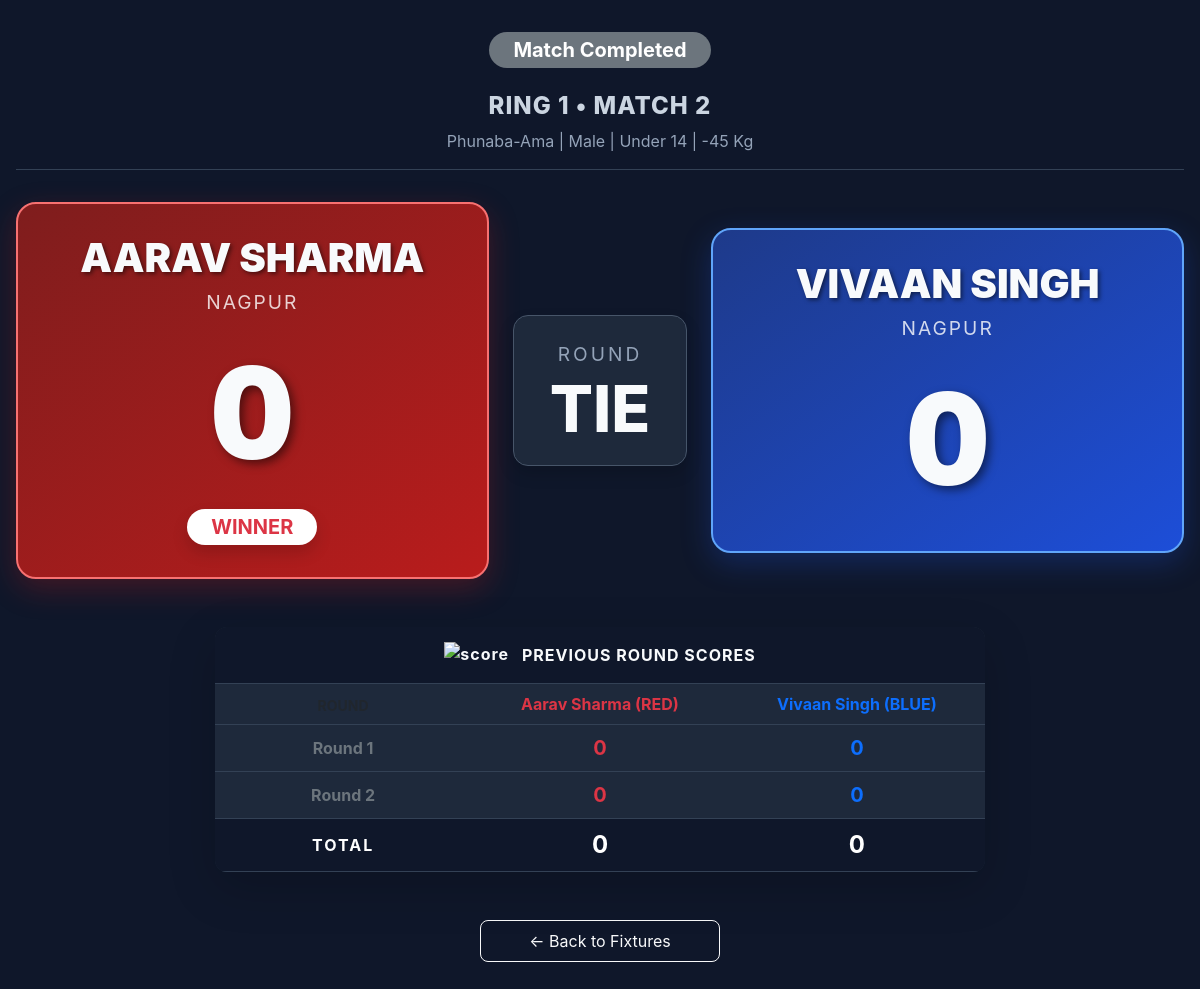
/match/146/watch/, run on the app's committed database.
### thangta/models.py (models this page shows, shortened)
class Match(models.Model):
    tournament = models.ForeignKey(Tournament, on_delete=models.CASCADE)
    event_type = models.CharField(max_length=50)
    age_category = models.CharField(max_length=3)
    weight_category = models.CharField(max_length=4)
    gender = models.CharField(max_length=10)
    is_active = models.BooleanField(default=False)
    is_completed = models.BooleanField(default=False)
    round_number = models.IntegerField(default=1)
    current_round = models.IntegerField(default=1) # Tracks Round 1, Round 2, or 3 (Tie Breaker)
    current_sub_round = models.IntegerField(default=1)
    match_sequence = models.IntegerField(help_text="Order of the match in this round")
    current_sub_round = models.IntegerField(default=1)
    active_scorers = models.ManyToManyField(CustomUser, blank=True, related_name='scoring_matches')
    ring_number = models.IntegerField(default=1)
    participant_red = models.ForeignKey(Participant, related_name='matches_as_red', on_delete=models.CASCADE)
    participant_blue = models.ForeignKey(Participant, related_name='matches_as_blue', on_delete=models.CASCADE, null=True, blank=True)
    winner = models.ForeignKey(Participant, related_name='matches_won', on_delete=models.SET_NULL, null=True, blank=True)
    round_1_red = models.IntegerField(default=0)
    round_1_blue = models.IntegerField(default=0)
    round_2_red = models.IntegerField(default=0)
    round_2_blue = models.IntegerField(default=0)
    round_3_red = models.IntegerField(default=0)
    round_3_blue = models.IntegerField(default=0)
    @property
    def age_display(self):
        age_map = {'U14': 'Under 14', 'U18': 'Under 18', 'O18': 'Over 18'}
        return age_map.get(self.age_category, self.age_category)
    @property
    def weight_display(self):
        if self.weight_category and "Kg" not in str(self.weight_category):
            return f"{self.weight_category} Kg"
        return self.weight_category

class Participant(models.Model):
    class GenderChoices(models.TextChoices):
        MALE = 'Male', 'Male'
        FEMALE = 'Female', 'Female'
    class EventTypeChoices(models.TextChoices):
        PHUNABA_AMA = 'Phunaba-Ama', 'Phunaba-Ama'
        PHUNABA_ANISHUBA = 'Phunaba-Anishuba', 'Phunaba-Anishuba'
    class AgeCategory(models.TextChoices):
        UNDER_14 = 'U14', 'Under 14'
        UNDER_18 = 'U18', 'Under 18'
        OVER_18 = 'O18', 'Over 18'
    class WeightCategory(models.TextChoices):
        MINUS_21 = '-21', '-21 Kg'
        MINUS_25 = '-25', '-25 Kg'
        MINUS_29 = '-29', '-29 Kg'
        MINUS_33 = '-33', '-33 Kg'
        MINUS_37 = '-37', '-37 Kg'
        MINUS_40 = '-40', '-40 Kg'
        MINUS_41 = '-41', '-41 Kg'
        MINUS_44 = '-44', '-44 Kg'
        MINUS_45 = '-45', '-45 Kg'
        MINUS_49 = '-49', '-49 Kg'
        MINUS_52 = '-52', '-52 Kg'
        MINUS_53 = '-53', '-53 Kg'
        MINUS_56 = '-56', '-56 Kg'
        MINUS_75 = '-75', '-75 Kg'
        PLUS_53 = '+53', '+53 Kg'
    tournament = models.ForeignKey(
        Tournament,
        on_delete=models.CASCADE,
        related_name='participants',
        null=True, blank=True
    )
    name = models.CharField(max_length=200, null=True, blank=True)
    actual_age = models.IntegerField(null=True, blank=True, help_text="Age in numbers")
    date_of_birth = models.DateField(null=True, blank=True) # Add this!
    age = models.IntegerField(default = 0)
    gender = models.CharField(max_length=10, choices=GenderChoices.choices, null=True, blank=True)
    contact = models.CharField(max_length=15, null=True, blank=True)
    district = models.CharField(max_length=100)
    district_code = models.CharField(max_length=20)
    event_type = models.CharField(max_length=50, choices=EventTypeChoices.choices, null=True, blank=True)
    age_category = models.CharField(
        max_length=3,
        choices=AgeCategory.choices,
        help_text="Select the participant's age group."
    )
    weight_category = models.CharField(
        max_length=4,
        choices=WeightCategory.choices,
        help_text="Select the participant's weight class."
    )

### thangta/views.py (the view)
# urls.py: path('match/<int:match_id>/watch/',public_live_match, name='public-live-match'),
def public_live_match(request, match_id):
    match = get_object_or_404(Match, id=match_id)
    if not match.is_active and not match.is_completed:
        messages.info(request, "This match is not live yet.")
        return redirect('tournament-matches', tournament_id=match.tournament.id)
    return render(request, 'public_live_match.html', {
        'match': match,
    })

### thangta/templates/public_live_match.html (shortened to what this page needs)
<!DOCTYPE html>
<html lang="en">
<head>
    <link href="https://cdn.jsdelivr.net/npm/bootstrap@5.3.0/dist/css/bootstrap.min.css" rel="stylesheet">
</head>
<body>
<div class="scoreboard-container" id="live-scoreboard-data">
    <div class="text-center mb-4">
        {% if match.is_completed %}
            <span id="match-status-completed" class="badge bg-secondary fs-5 px-4 py-2 rounded-pill">Match Completed</span>
        {% elif match.is_active %}
            <div class="live-badge">🔴 Live Broadcast</div>
        {% else %}
            <span class="badge bg-warning text-dark fs-5 px-4 py-2 rounded-pill">Waiting to Start</span>
        {% endif %}
    </div>
    <div class="match-header">
        <h2>RING {{ match.ring_number }} • MATCH {{ match.match_sequence }}</h2>
        <div class="category-text">
            {{ match.event_type }} | {{ match.gender }} | {{ match.age_display }} | {{ match.weight_display }}
        </div>
    </div>
    <div class="row align-items-center g-4">
        <div class="col-12 col-md-5">
            <div class="corner-card red-corner">
                <div class="fighter-name">{{ match.participant_red.name|default:"TBD" }}</div>
                <div class="fighter-district">{{ match.participant_red.district|default:"---" }}</div>
                <div class="big-score">
                    {{ match.score_red|default:"0" }}
                </div>
                {% if match.winner == match.participant_red %}
                    <div class="mt-3">
                        <span class="badge bg-white text-danger fs-5 px-4 py-2 rounded-pill shadow">WINNER</span>
                    </div>
                {% endif %}
            </div>
        </div>
        <div class="col-12 col-md-2">
            <div class="center-display shadow">
                <div class="round-label">Round</div>
                <div class="round-number">
                    {% if match.current_round == 3 or match.current_round == '3' %}
                        TIE
                    {% else %}
                        {{ match.current_round|default:"1" }}
                    {% endif %}
                </div>
            </div>
        </div>
        <div class="col-12 col-md-5">
            <div class="corner-card blue-corner">
                {% if match.participant_blue %}
                    <div class="fighter-name">{{ match.participant_blue.name }}</div>
                    <div class="fighter-district">{{ match.participant_blue.district|default:"---" }}</div>
                    <div class="big-score">
                        {{ match.score_blue|default:"0" }}
                    </div>
                {% else %}
                    <div class="fighter-name text-white-50">BYE</div>
                    <div class="fighter-district text-white-50">NO OPPONENT</div>
                    <div class="big-score text-white-50">-</div>
                {% endif %}
            </div>
        </div>
    </div>
    {% if match.current_round > 1 %}
    <div class="row mt-5">
        <div class="col-12 col-md-8 mx-auto">
            <div class="card shadow-lg border-0" style="background-color: #1e293b; color: #f8fafc; border-radius: 12px; overflow: hidden;">
                <div class="card-header fw-bold text-center" style="background-color: #0f172a; border-bottom: 1px solid #334155; letter-spacing: 1px; padding: 1rem;">
                    <img src="https://img.icons8.com/color/48/scoreboard.png" alt="score" style="width: 24px; margin-top: -4px; margin-right: 8px;"/>
                    PREVIOUS ROUND SCORES
                </div>
                <div class="card-body p-0">
                    <table class="table table-dark text-center align-middle mb-0" style="table-layout: fixed; --bs-table-bg: transparent;">
                        <thead>
                            <tr>
                                <th class="text-muted text-uppercase small" style="border-bottom: 1px solid #334155;">Round</th>
                                <th class="text-danger fw-bold" style="border-bottom: 1px solid #334155;">{{ match.participant_red.name }} (RED)</th>
                                <th class="text-primary fw-bold" style="border-bottom: 1px solid #334155;">
                                    {% if match.participant_blue %}{{ match.participant_blue.name }} (BLUE){% else %}BYE{% endif %}
                                </th>
                            </tr>
                        </thead>
                        <tbody>
                            <tr>
                                <td class="fw-bold text-secondary" style="border-color: #334155;">Round 1</td>
                                <td class="fs-5 fw-bold text-danger" style="border-color: #334155;">{{ match.round_1_red|default:"0" }}</td>
                                <td class="fs-5 fw-bold text-primary" style="border-color: #334155;">{{ match.round_1_blue|default:"0" }}</td>
                            </tr>
                            {% if match.current_round > 2 %}
                            <tr>
                                <td class="fw-bold text-secondary" style="border-color: #334155;">Round 2</td>
                                <td class="fs-5 fw-bold text-danger" style="border-color: #334155;">{{ match.round_2_red|default:"0" }}</td>
                                <td class="fs-5 fw-bold text-primary" style="border-color: #334155;">{{ match.round_2_blue|default:"0" }}</td>
                            </tr>
                            {% endif %}
                            <tr style="background-color: #0f172a;">
                                <td class="fw-bold text-uppercase text-white" style="letter-spacing: 2px; border-color: #334155;">Total</td>
                                <td class="fs-4 fw-bold text-white" style="border-color: #334155;">
                                    {% if match.current_round > 2 %}
                                        {{ match.round_1_red|add:match.round_2_red|default:"0" }}
                                    {% else %}
                                        {{ match.round_1_red|default:"0" }}
                                    {% endif %}
                                </td>
                                <td class="fs-4 fw-bold text-white" style="border-color: #334155;">
                                    {% if match.current_round > 2 %}
                                        {{ match.round_1_blue|add:match.round_2_blue|default:"0" }}
                                    {% else %}
                                        {{ match.round_1_blue|default:"0" }}
                                    {% endif %}
                                </td>
                            </tr>
                        </tbody>
                    </table>
                </div>
            </div>
        </div>
    </div>
    {% endif %}
    <div class="text-center mt-5">
        <a href="{% url 'global-fixtures' %}" class="btn btn-outline-light px-5 py-2" style="border-radius: 8px;">
            ← Back to Fixtures
        </a>
    </div>
</div>
<div class="toast-container position-fixed top-0 end-0 p-4" style="z-index: 1055;">
</div>
</body>
</html>

### thangta/templates/public_live_match.html (style rules this page uses)
body, html { height: 100%; background-color: #0f172a; color: #f8fafc; font-family: -apple-system, BlinkMacSystemFont, "Segoe UI", Roboto, "Helvetica Neue", Arial, sans-serif; overflow-x: hidden; }
.scoreboard-container { max-width: 1200px; margin: 0 auto; padding: 2rem 1rem; }
.match-header { text-align: center; margin-bottom: 2rem; border-bottom: 1px solid #334155; padding-bottom: 1rem; }
.match-header h2 { font-weight: 800; color: #cbd5e1; margin: 0; font-size: 1.5rem; text-transform: uppercase; letter-spacing: 1px; }
.category-text { color: #94a3b8; font-size: 1rem; margin-top: 0.5rem; }
.corner-card { border-radius: 20px; padding: 2rem; text-align: center; height: 100%; display: flex; flex-direction: column; justify-content: center; }
.red-corner { background: linear-gradient(145deg, #7f1d1d 0%, #b91c1c 100%); border: 2px solid #f87171; box-shadow: 0 10px 30px rgba(185, 28, 28, 0.3); }
.blue-corner { background: linear-gradient(145deg, #1e3a8a 0%, #1d4ed8 100%); border: 2px solid #60a5fa; box-shadow: 0 10px 30px rgba(29, 78, 216, 0.3); }
.fighter-name { font-size: 2.5rem; font-weight: 900; text-transform: uppercase; margin-bottom: 0.5rem; line-height: 1.1; text-shadow: 2px 2px 4px rgba(0,0,0,0.5); }
.fighter-district { font-size: 1.2rem; color: rgba(255,255,255,0.8); text-transform: uppercase; letter-spacing: 2px; margin-bottom: 1rem; }
.big-score { font-size: 8rem; font-weight: 900; line-height: 1; margin: 1rem 0; text-shadow: 4px 4px 10px rgba(0,0,0,0.5); font-variant-numeric: tabular-nums; }
.center-display { display: flex; flex-direction: column; align-items: center; justify-content: center; background-color: #1e293b; border-radius: 15px; padding: 1.5rem; border: 1px solid #475569; height: 100%; }
.round-label { color: #94a3b8; font-size: 1.2rem; text-transform: uppercase; letter-spacing: 3px; margin-bottom: 0.5rem; }
.round-number { font-size: 4rem; font-weight: 800; color: #f8fafc; line-height: 1; }

### data on the page
Match: ring_number "1", match_sequence "2", event_type "Phunaba-Ama", gender "Male", age_display "Under 14", weight_display "-45 Kg", participant_red.name "AARAV SHARMA", participant_red.district "NAGPUR", participant_blue.name "VIVAAN SINGH", participant_blue.district "NAGPUR", participant_red.name "Aarav Sharma", participant_blue.name "Vivaan Singh", round_1_red "0", round_1_blue "0", round_2_red "0", round_2_blue "0", round_1_red|add "0", round_1_blue|add "0"

### other printed values
{{ match.score_red|default:"0" }} "0"
{{ match.score_blue|default:"0" }} "0"
